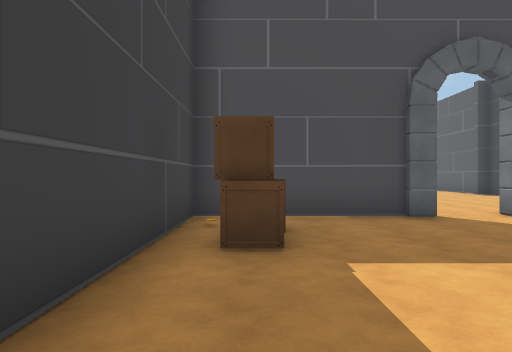
[1] (above)

16 first-person views from a walk through a scene from a Unity 3-D project. The camera is 1.5 m above the floor, looks level and sees 75° across. Doors are open. The floor is counted in squares, 2 m on a side. Each view is taken from the middle of a square. On the plan, view 1 faces up. The plan holds only what a view shows up to about 11 squares ahead; the rest is blank. The place goes on beyond the plan. The player character is not drawn.

[2]
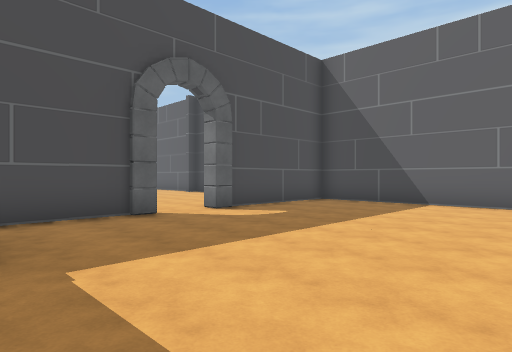

[3]
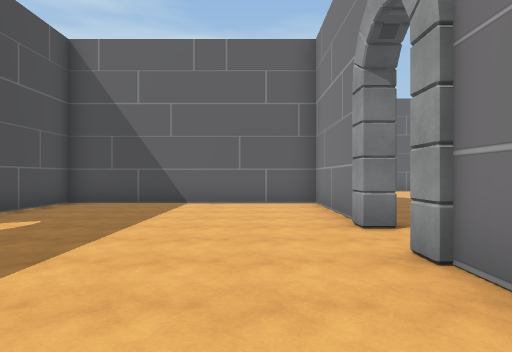

[4]
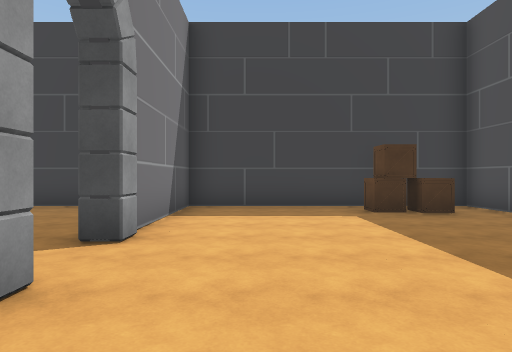

[5]
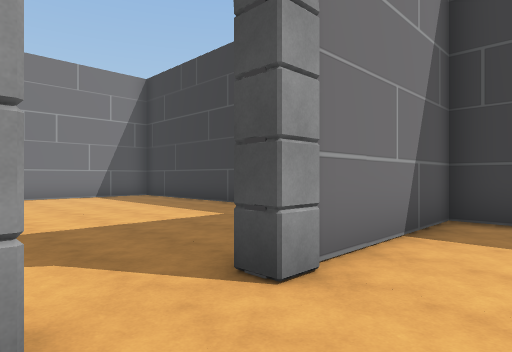

[6]
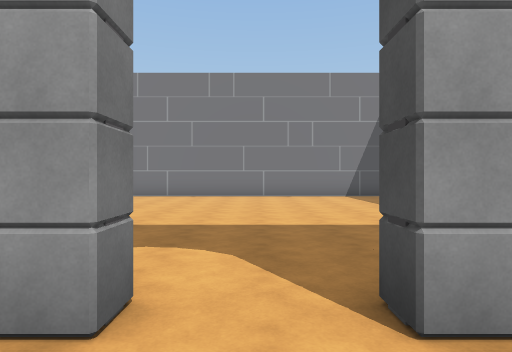

[7]
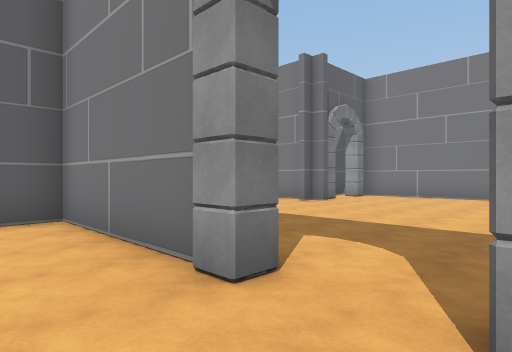

[8]
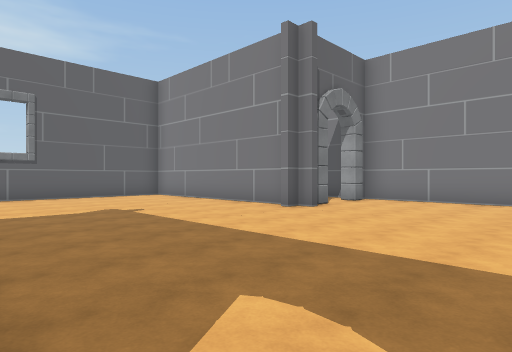

[9]
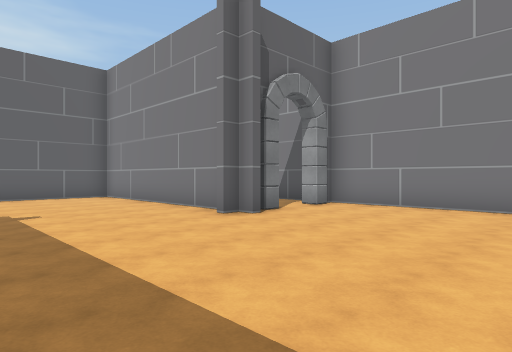

[10]
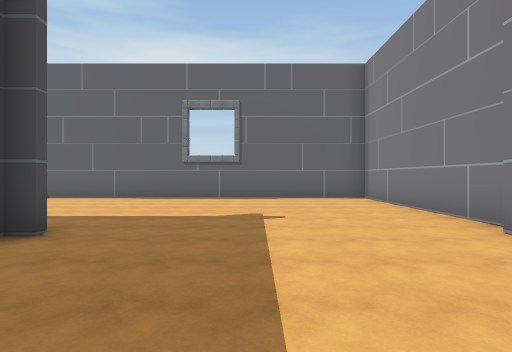

[11]
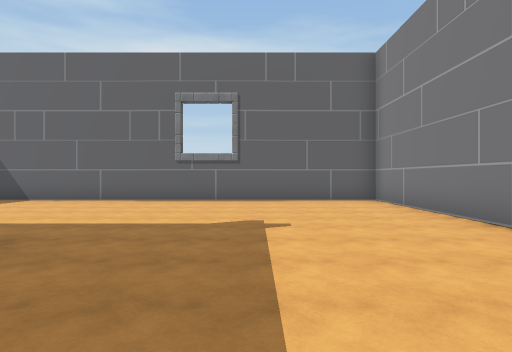

[12]
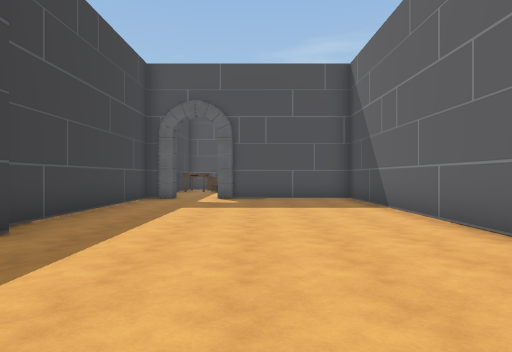

[13]
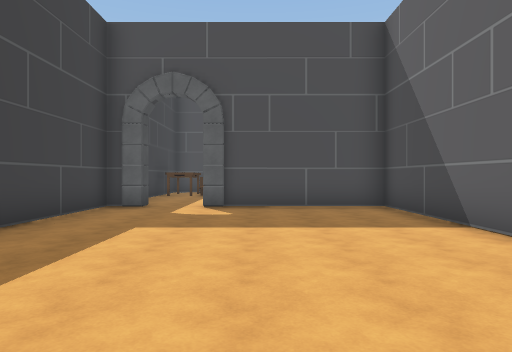

[14]
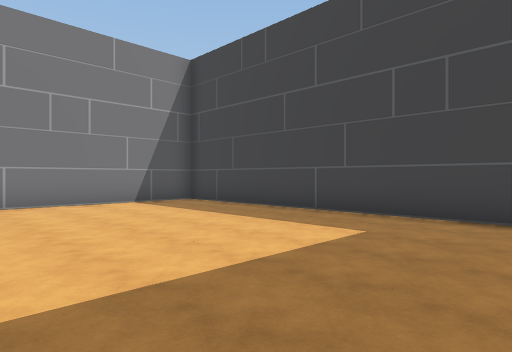

[15]
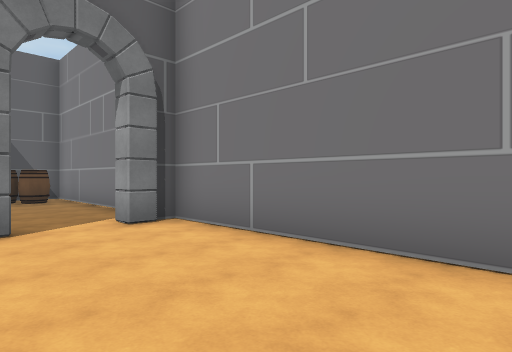

[16]
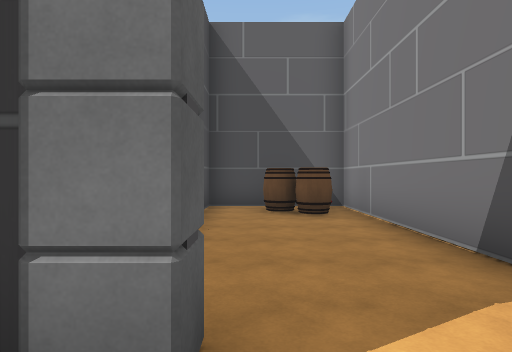

### Floor plan
Ten units are one square. View 1 is at (0, 0); x grows to the right and y downward. Boxes are objects, and circles mark ways between rooms. Rooms are numbered by the first view taken in them; rooms with no view inside come last. Other rooms are left out.
<svg viewBox="-16 -70 182 187">
<path fill="none" stroke="#000" d="M33 -61 -11 -61 -11 5 33 5M47 5 52 5M54 5 92 5M93 -61 47 -61 47 -65M90 14 90 -61M86 76 92 76M96 76 161 76 161 -61 118 -61M90 78 90 71M95 88 90 88 90 81M47 10 47 5M33 5 33 10M101 111 161 111 161 79 152 79M90 112 90 102 95 102M-11 28 -11 111 92 111M103 -65 103 -61 94 -61 94 1"/>
<rect x="-5" y="-45" width="10" height="10" fill="#bbb"><title>crate</title></rect>
<rect x="-5" y="-55" width="10" height="10" fill="#bbb"><title>crate</title></rect>
<rect x="145" y="95" width="10" height="10" fill="#bbb"><title>barrel</title></rect>
<circle cx="40" cy="10" r="3" fill="#2a7"/>
<text x="40" y="-30">1</text>
<text x="90" y="40">2</text>
</svg>
Room 1 opens to room 2.

Where each view was taken, in squares from view 1:
view 1: 0 up, 0 right, facing up
view 2: 0 up, 0 right, facing up-right
view 3: 1 up, 0 right, facing right
view 4: 1 up, 7 right, facing left
view 5: 1 up, 5 right, facing down-left
view 6: 1 up, 4 right, facing down
view 7: 1 up, 3 right, facing down-right
view 8: 1 down, 4 right, facing down-right
view 9: 3 down, 4 right, facing down-right
view 10: 4 down, 5 right, facing right
view 11: 4 down, 6 right, facing right
view 12: 5 down, 13 right, facing up
view 13: 2 down, 13 right, facing up
view 14: 2 down, 5 right, facing down-left
view 15: 8 down, 4 right, facing down-right
view 16: 9 down, 8 right, facing right
